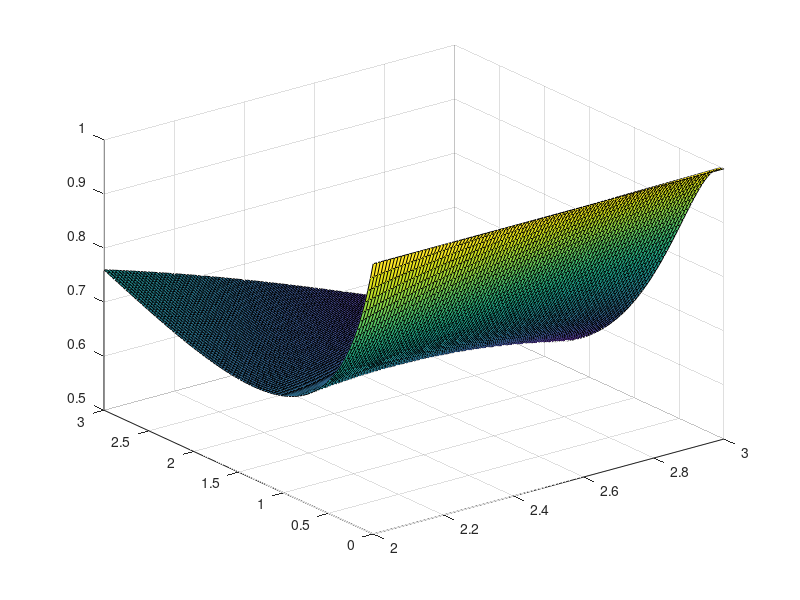

Recreate this plot in MATLAB. (Note: this script raises an error after producing the figure.)
% State-aware new system tinkering workspace

%% Set path string and add paths
clc; clear all; close all;

direc = pwd; if direc(1)=='C' 
    dpath = 'C:\Users\carle\Documents\MATLAB\NSF DEMS\Phase 1\';
else
    dpath = 'E:\Carl\Documents\MATLAB\NSF-DEMS_calibration\';
end
clear direc; 

% Add paths
addpath(dpath);
addpath([dpath,'stored_data']);
addpath([dpath,'Example']);
addpath([dpath,'state-aware']);

%% Define new univariate system
clc ; clearvars -except dpath ; close all ;

% Define control input, calib input and objective function
x = linspace(2,3) ;
t = linspace(0,3) ;
f1 = @(x,t) (t.^(x-1) .* exp(-0.75 * t) + 1) .^ (-1) ;

% Get results on grid 
[X,T] = meshgrid(x,t) ; 
Y = reshape(f1(X(:),T(:)),length(x),length(t)) ;

% Take a look
surf(X,T,Y);

% Get prior mean, sd
output_mean = mean(Y(:));
output_sd   = std(Y(:));
disp(output_mean);
disp(output_sd);

% Looks, as expected, to be the case that theta is optimal at 4/3(x-1).

%% Perform state-aware calibration on univariate system
clc ; clearvars -except dpath ; close all ;

% Set inputs for calibration
desired_obs = 0 ; 
output_mean = 0.6922;
output_sd   = 0.1163;
lambda_delta = 1/(.5)^2;
cntrl_input = linspace(0,1,8);
% f1 = @(x,t) (t.^(x-1) .* exp(-0.75 * t) + 1) .^ (-1) ;
% f2 = @(x,t,varargin) (t.^(x-1) .* exp(-0.75 * t) + 1) .^ (-1) ;
eta = @Univar_objective ; 

% Get settings
settings = MCMC_sa_settings(desired_obs,lambda_delta,cntrl_input,...
    'input_cntrl_min',2,...
    'input_cntrl_range',1,...
    'which_sa',1,...
    'dim_theta1',1,...
    'dim_theta2',0,...
    'input_calib_min',0,...
    'input_calib_range',4,...
    'eta',eta,...
    'output_mean',output_mean,...
    'output_sd',output_sd,...
    'nu_theta_prior_param',100,...
    'nu_delta_prior_param',100,...
    'lambda_theta_hypers',[1, 1],...
    'M',4e4,...
    'burn_in',1/4);

% Perform calibration
results = MCMC_state_aware_discrep_true_fn ( settings ) ;

% Compare results to truth
res=mean(results.theta1(10001:end,:)) * results.settings.input_calib_range;
truth=4/3 * (linspace(2,3,8) - 1);
figure();
plot(linspace(2,3,8),res,'bo-'); hold on ; plot(linspace(2,3,8),truth) ; 

% Save results
% save([dpath,'state-aware\state-aware_results\'...
%     '2018-11-29_sa_univariate_system'],...
%     'results');

%% Examine marginal posteriors of theta1 at grid of control settings
burn_in = results.settings.burn_in;
cal_rng = results.settings.input_calib_range;
cal_min = results.settings.input_calib_min;

samps = results.theta1(burn_in:end,:) * cal_rng + cal_min;
meantheta = mean(samps);
truetheta = 4/3 * (linspace(2,3,8)-1);
for ii=1:size(samps,2)
    subplot(2,4,ii);
    ksdensity(samps(:,ii));
    xlim([0.5,4]);ylim([0,1.75]);
    hold on;
    plot([meantheta(ii) meantheta(ii)],get(gca,'YLim'));
    plot([truetheta(ii) truetheta(ii)],get(gca,'YLim'));
end